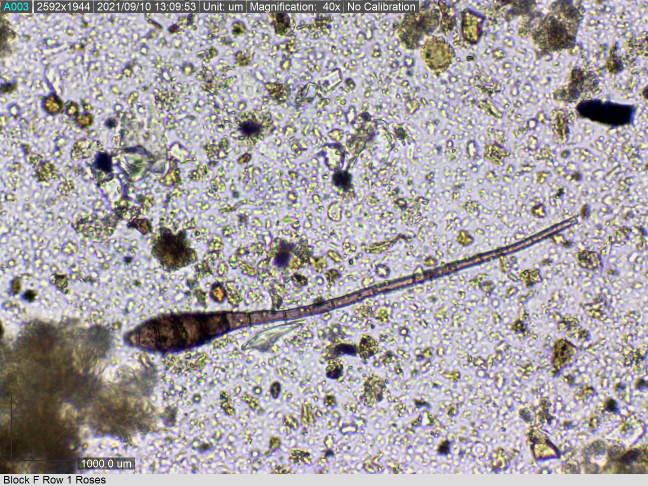
#> input picture fine-art/src/fungal-hypha-lee-kirk.jpg, 1296 x 972 px (shown at 1/2 size); its folder holds only this picture in this run
$ python windows.py
#> lines starting #> are read from the running program, lines starting #| are printed output that depends on the picture
"""Window compositions: duotone student micrographs in simple windows (circle, arch, half disc, pill, quarter,
square), one or two flat accent shapes (leaf, dot, half disc), faint grid on cream. Calm, lots of space.
Run: python3 windows.py <seed> <count>  -> out/windows/<seed>/NN.png + contact.jpg
"""
import math, os, sys, glob
import numpy as np
from PIL import Image, ImageDraw, ImageOps
from scipy import ndimage as ndi

HERE = os.path.dirname(os.path.abspath(__file__))
SRC = os.path.join(HERE, "src")
SOURCES = sorted(glob.glob(os.path.join(SRC, "*.jpg")))
CREAM, GRID = (241, 239, 228), (226, 223, 210)
DUOS = [((60, 40, 110), (190, 175, 235)), ((20, 70, 30), (205, 225, 110)), ((30, 60, 55), (160, 205, 185)),
        ((90, 45, 25), (230, 190, 150)), ((25, 35, 70), (150, 175, 220)), ((70, 20, 50), (235, 170, 200)), ((34, 55, 31), (233, 226, 204))]
ACC = [(122, 72, 34), (58, 135, 80), (34, 55, 31), (110, 90, 156), (203, 219, 108), (196, 90, 60)]


def micro(rng, w, h):
    im = Image.open(SOURCES[rng.integers(len(SOURCES))]).convert("L")
    z = rng.uniform(.4, .9); W0, H0 = im.size; cw, ch = W0 * z, H0 * z
    x0, y0 = rng.uniform(0, W0 - cw), rng.uniform(0, H0 - ch)
    im = ImageOps.fit(im.crop((int(x0), int(y0), int(x0 + cw), int(y0 + ch))), (w, h), Image.LANCZOS)
    g = np.asarray(ImageOps.autocontrast(im, cutoff=1), np.float32) / 255
    g = np.clip((g - ndi.gaussian_filter(g, max(w, h) / 6)) * 1.5 + .5, 0, 1)
    dark, light = DUOS[rng.integers(len(DUOS))]
    a = np.array(dark, np.float32) * (1 - g[..., None]) + np.array(light, np.float32) * g[..., None]
    return Image.fromarray(a.astype(np.uint8))


def window(kind, w, h):
    m = Image.new("L", (w * 2, h * 2), 0); d = ImageDraw.Draw(m); W2, H2 = w * 2, h * 2
    if kind == "circle": d.ellipse((0, 0, W2 - 1, H2 - 1), fill=255)
    elif kind == "arch": d.rectangle((0, W2 // 2, W2, H2), fill=255); d.ellipse((0, 0, W2 - 1, W2 - 1), fill=255)
    elif kind == "half": d.pieslice((0, 0, W2 - 1, H2 * 2 - 1), 180, 360, fill=255)
    elif kind == "pill": d.rounded_rectangle((0, 0, W2 - 1, H2 - 1), radius=min(W2, H2) // 2, fill=255)
    elif kind == "quarter": d.pieslice((-W2, 0, W2 - 1, H2 * 2 - 1), 270, 360, fill=255)
    else: d.rectangle((0, 0, W2, H2), fill=255)
    return m.resize((w, h), Image.LANCZOS)


SIZE = {"circle": (1, 1), "arch": (.78, 1.05), "half": (1, .5), "pill": (.55, 1.1), "quarter": (1, 1), "square": (.9, .9)}


def accent(d, kind, x, y, s, c):
    if kind == "leaf":
        t = np.linspace(0, math.pi, 40)
        pts = [(x + s * .32 * math.sin(a), y - s / 2 + s * (1 - math.cos(a)) / 2) for a in t]
        d.polygon(pts + [(2 * x - px, py) for px, py in pts[::-1]], fill=c)
    elif kind == "dot": d.ellipse((x - s / 2, y - s / 2, x + s / 2, y + s / 2), fill=c)
    else: d.pieslice((x - s / 2, y - s / 2, x + s / 2, y + s / 2), 180, 360, fill=c)


def study(seed, W=1800, H=1200):
    rng = np.random.default_rng(seed)
    page = Image.new("RGB", (W, H), CREAM); d = ImageDraw.Draw(page)
    st = W // 18
    for x in range(0, W, st): d.line([(x, 0), (x, H)], fill=GRID, width=2)
    for y in range(0, H, st): d.line([(0, y), (W, y)], fill=GRID, width=2)
    n = rng.choice([1, 2, 2, 3])
    kinds = list(rng.choice(list(SIZE), n, replace=False))
    base = H * rng.uniform(.55, .8) / (1 if n < 3 else 1.15)
    x = W * rng.uniform(.04, .12); boxes = []
    for k in kinds:
        sw, sh = SIZE[k]; f = min(1, W * .8 / (base * sw), H * .9 / (base * sh)); w, h = int(base * sw * f), int(base * sh * f)
        y = int(H - h - H * rng.uniform(.06, .14)) if rng.random() < .7 else int((H - h) / 2)
        if x + w > W * .97: break
        page.paste(micro(rng, w, h), (int(x), y), window(k, w, h)); boxes.append((x, y, w, h))
        x += w + rng.uniform(-w * .12, W * .05)
    for _ in range(rng.integers(1, 3)):
        if not boxes: break
        bx, by, bw, bh = boxes[rng.integers(len(boxes))]
        s = rng.uniform(.18, .32) * H
        cx, cy = bx + rng.choice([0, bw]) + rng.uniform(-s * .3, s * .3), by + rng.uniform(.3, 1) * bh - s * .3
        accent(d, rng.choice(["leaf", "dot", "half"]), cx, cy, s, ACC[rng.integers(len(ACC))])
    return page


def main(seed0=1, n=24):
    out = os.path.join(HERE, "out", "windows", str(seed0)); os.makedirs(out, exist_ok=True)
    ims = []
    for i in range(n):
        fmt = [(1800, 1200), (1200, 1200), (1200, 1600)][i % 3]
        im = study(seed0 * 1000 + i, *fmt); im.save(os.path.join(out, f"{i + 1:02d}.png")); ims.append(im)
#> in micro, `im = Image.open(SOURCES[rng.integers(len(SOURCES))]).convert("L")`:
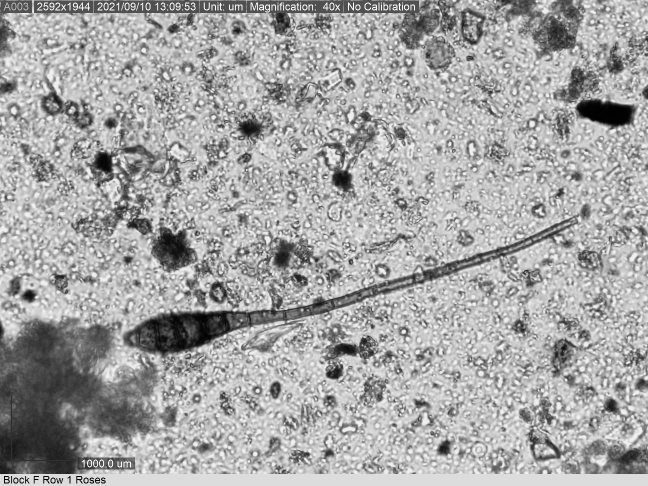
#> im: PIL image 1296x972 L (shown at 1/2 size); min 0, max 255, mean 165.3
#> in micro, `im = ImageOps.fit(im.crop((int(x0), int(y0), int(x0 + cw), int(y0 + ch..`:
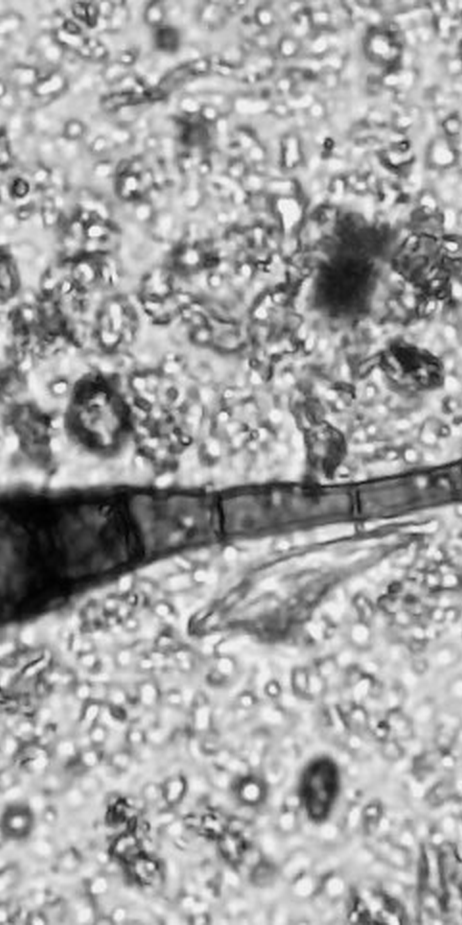
#> im: PIL image 462x925 L; min 0, max 249, mean 163.9
#> in micro, `g = np.clip((g - ndi.gaussian_filter(g, max(w, h) / 6)) * 1.5 + .5, 0,..`:
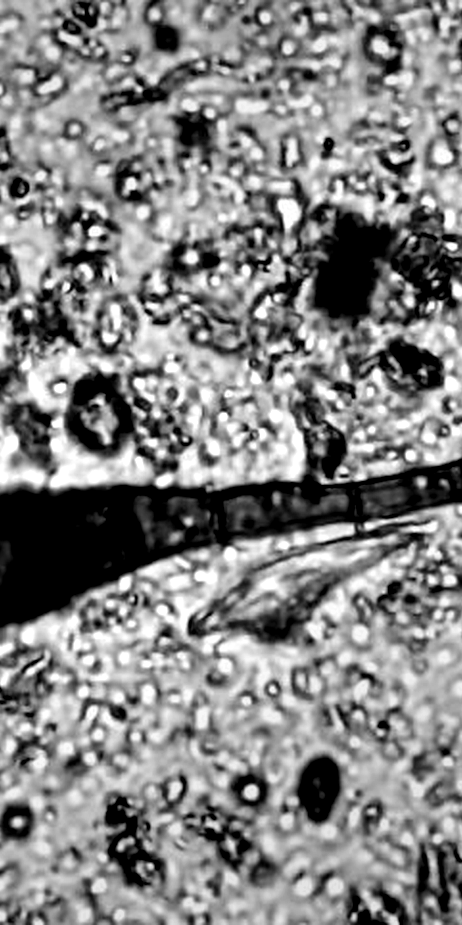
#> g: shape (925, 462) float32; min 0, max 1, mean 0.516
#> in micro, `a = np.array(dark, np.float32) * (1 - g[..., None]) + np.array(light, ..`:
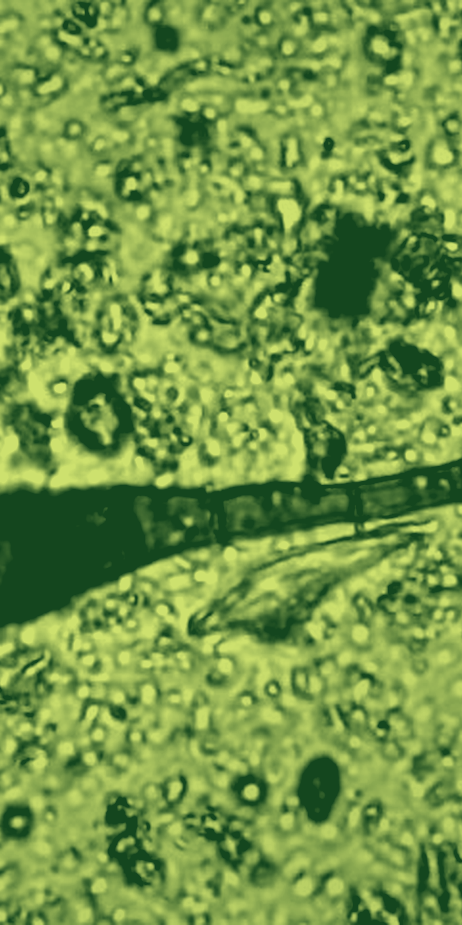
#> a: shape (925, 462, 3) float32; mean of channels 0, 1, 2 115.4, 150, 71.3; drawn as R, G, B
#> in window, `m = Image.new('L', (w * 2, h * 2), 0)`: m: PIL image 924x1850 L; every value is 0
#> in window, `return m.resize((w, h), Image.LANCZOS)`:
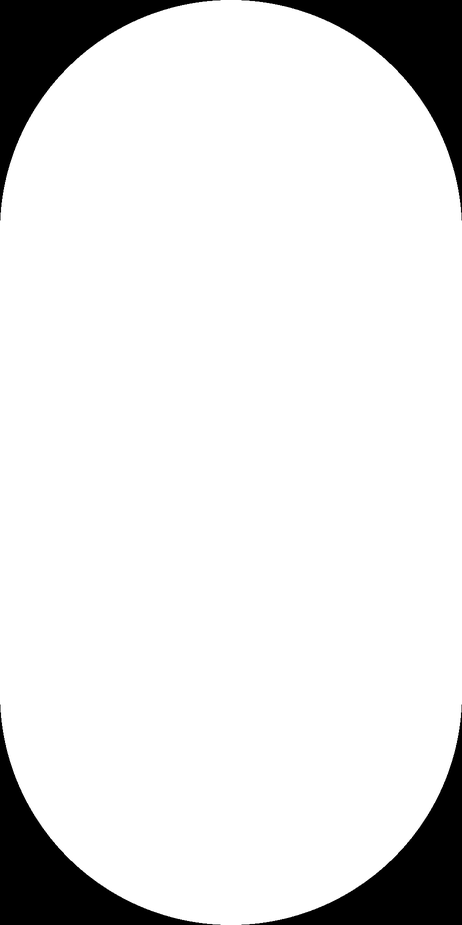
#> returned value: PIL image 462x925 L; min 0, max 255, mean 227.6
#> in study, `page.paste(micro(rng, w, h), (int(x), y), window(k, w, h))`:
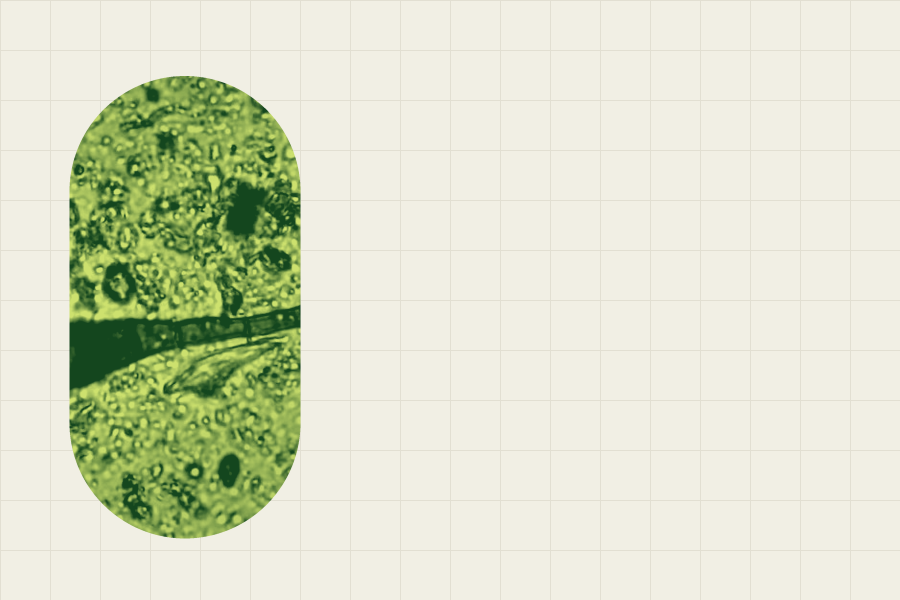
#> page: PIL image 1800x1200 RGB (shown at 1/2 size); mean R, G, B 218.2, 222.6, 199.6
#> after `im = study(seed0 * 1000 + i, *fmt)`:
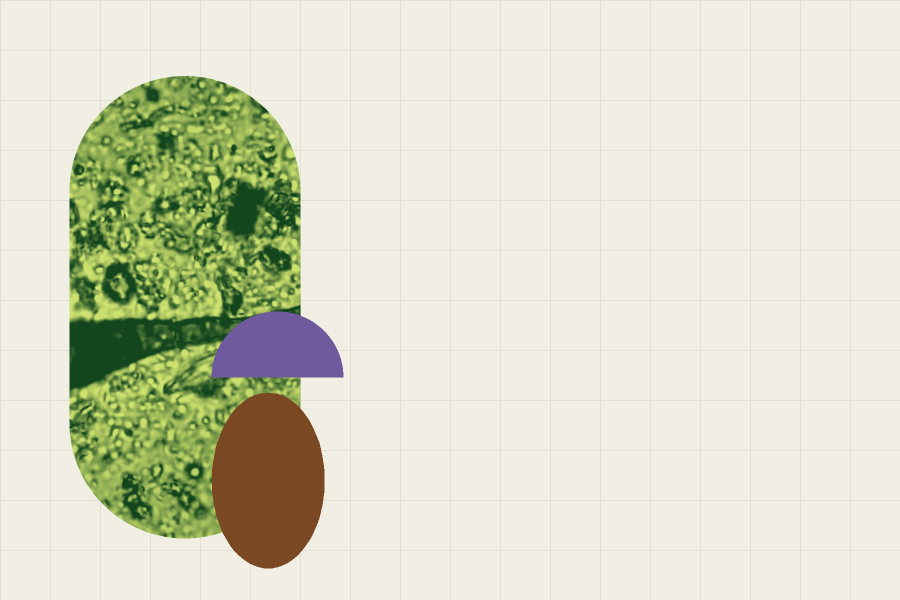
#> im: PIL image 1800x1200 RGB (shown at 1/2 size); mean R, G, B 216.2, 218.1, 197.1
    tw, th = 400, 300; cols = 6
    sheet = Image.new("RGB", (cols * (tw + 12) + 12, ((n + cols - 1) // cols) * (th + 36) + 12), "#ececea"); dd = ImageDraw.Draw(sheet)
    for i, im in enumerate(ims):
        t = im.copy(); t.thumbnail((tw, th), Image.LANCZOS); x, y = 12 + (i % cols) * (tw + 12), 12 + (i // cols) * (th + 36)
        sheet.paste(t, (x + (tw - t.width) // 2, y + (th - t.height) // 2)); dd.text((x, y + th + 10), f"W{seed0}-{i + 1:02d}", fill=(40, 40, 40))
    sheet.save(os.path.join(out, "contact.jpg"), quality=88)


if __name__ == "__main__":
#> (the run stopped early here; a loop or call above may not have finished)
